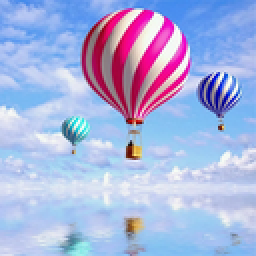
%> input picture assign2_matlab/qiqiu.png, 128 x 128 px, shrunk from 512 x 512 before the run (shown 2 times larger)
$ octave --eval "csit5410_assign1('../assign2_matlab/qiqiu.png');"   (GNU Octave 9; MATLAB toolbox functions it lacks are replaced by stand-ins)
%> lines starting %> are read from the running program, lines starting %| are printed output that depends on the picture; in (x1, y1, x2, y2) boxes, pixels count from 0 and x2, y2 are one past the last pixel; in counts of white or black regions, pixels touching at a corner belong together; the program's own positions count from 1
### assign1_matlab/myprewittedge.m
% myprewittedge computes a binary edge image from the given image.
%
%   g = myprewittedge(Im,T,direction) computes the binary edge image from the
%   input image Im.
%
% The function myprewittedge, with the format g=myprewittedge(Im,T,direction),
% computes the binary edge image from the input image Im. This function takes
% an intensity image Im as its input, and returns a binary image g of the
% same size as Im (mxn), with 1's where the function finds edges in Im and 0's
% elsewhere. This function finds edges using the Prewitt approximation to the
% derivatives with the assumption that input image values outside the bounds
% are zero and all calculations are done using double-precision floating
% point. The function returns g with size mxn. The image g contains edges at
% those points where the absolute filter response is above or equal to the
% threshold T.
%
%       Input parameters:
%       Im = An intensity gray scale image.
%       T = Threshold for generating the binary output image. If you do not
%       specify T, or if T is empty ([ ]), myprewittedge(Im,[],direction)
%       chooses the value automatically according to the Algorithm 1 (refer
%       to the assignment descripton).
%       direction = A string for specifying whether to look for
%       'horizontal' edges, 'vertical' edges, positive 45 degree 'pos45'
%       edges, negative 45 degree 'neg45' edges or 'all' edges.
%
%   For ALL submitted files in this assignment,
%   you CANNOT use the following MATLAB functions:
%   edge, fspecial, imfilter, conv, conv2.
%

function g = myprewittedge(Im,T,direction)
[rows, cols] = size(Im);
g = zeros(rows, cols);
index = 6;
% determine which operator to use
if strcmp(direction, 'horizontal')
    index = 1;
elseif strcmp(direction, 'vertical')
    index = 2;
elseif strcmp(direction, 'pos45')
    index = 3;
elseif strcmp(direction, 'neg45')
    index = 4;
elseif strcmp(direction, 'all')
    index = 5;
end
% do the convolution
im = my_convolution(Im, index);
% if T = [], then compute the adaptive T value
if isempty(T)
    T = self_adapted_T(im);
end
% compare with threshold
for i = 2: rows - 1
    for j = 2: cols - 1
        if im(i, j) >= T
            g(i, j) = 255;
        end
    end
end
end

% use the algorithm to compute the self-adapted T
function res = self_adapted_T(im)
[rows, cols] = size(im);
max_value = -1;
min_value = 256;
for i = 2: rows - 1
    for j = 2: cols - 1
        temp = [max_value im(i, j)];
        max_value = max(temp);
        min_value = min(temp);
    end
end
res = (max_value + min_value) / 2;
rate = 1;
while rate >= 0.05
   g1_sum = 0;
   g1_tot_num = 0;
   g2_sum = 0;
   g2_tot_num = 0;
   for i = 2: rows - 1
       for j = 2: cols - 1
           if im(i, j) >= res
               g1_sum = g1_sum + im(i, j);
               g1_tot_num = g1_tot_num + 1;
           else
               g2_sum = g2_sum + im(i, j);
               g2_tot_num = g2_tot_num + 1;
           end
       end
   end
   m1 = g1_sum / g1_tot_num;
   m2 = g2_sum / g2_tot_num;
   last_res = res;
   res = 0.5 * (m1 + m2);
   rate = abs(res - last_res) / last_res;
end
end

% do the convolution
function res = my_convolution(Im, index)
% prewitt operators
p1 = [-1 -1 -1 0 0 0 1 1 1];
p2 = [-1 0 1 -1 0 1 -1 0 1];
p3 = [-1 -1 0 -1 0 1 0 1 1];
p4 = [0 1 1 -1 0 1 -1 -1 0];
[rows, cols] = size(Im);
res = zeros(rows, cols);
for i = 2: rows - 1
    for j = 2: cols - 1
        response = 0;
        if index == 1
            response = compute_response(Im, i, j, p1);
        elseif index == 2
            response = compute_response(Im, i, j, p2);
        elseif index == 3
            response = compute_response(Im, i, j, p3);
        elseif index == 4
            response = compute_response(Im, i, j, p4);
        elseif index == 5
            r1 = compute_response(Im, i, j, p1);
            r2 = compute_response(Im, i, j, p2);
            r3 = compute_response(Im, i, j, p3);
            r4 = compute_response(Im, i, j, p4);
            r = [r1 r2 r3 r4];
            response = max(r);
        end
        res(i, j) = response;
    end
end
end

% compute response
% [6 lines left out: function compute_response, not called in this run]

### assign1_matlab/mylineextraction.m
function [bp, ep] = mylineextraction(BW)
%   The function extracts the longest line segment from the given binary image
%       Input parameter:
%       BW = A binary image.
%
%       Output parameters:
%       [bp, ep] = beginning and end points of the longest line found
%       in the image.
%
%   You may need the following predefined MATLAB functions: hough,
%   houghpeaks, houghlines.

PEAK_NUM = 8;
% do hough transform
[hspace, angles, dists] = hough(BW);
% choose top PEAK_NUM peaks
peaks = houghpeaks(hspace, PEAK_NUM);
% find the start point and end point of each line
lines = houghlines(BW, angles, dists, peaks);

% find the longest line
max_len = 0;
for i = 1: length(lines)
    p1 = lines(i).point1;
    p2 = lines(i).point2;
    len = (p1(1) - p2(1))^2 + (p1(2) - p2(2))^2;
    if len > max_len
        bp = p1;
        ep = p2;
        max_len = len;
    end
end
end

### assign1_matlab/csit5410_assign1.m
% CSIT5410_ASSIGN1.m contains the main routine for CSIT5410 assignment 1.
%
%   CSIT5410_ASSIGN1(FILENAME) takes a gray scale image with filename FILENAME.
%   This routine completes the following tasks:
%
%   TASK 1: An image specified by FILENAME is read and displayed.
%   TASK 2: The corresponding binary edge image with a given threshold T is
%           computed and displayed.
%   TASK 3: The corresponding binary edge image with the automatic threshold
%           is computed and displayed.
%   TASK 4:  Longest line segment extraction based on Hough transform.
%   TASK 5: Image Alignment using SIFT.
%
%   REMINDER: Please feel free to modify this file to meet the requirement of the assignment.
%
function csit5410_assign1(FILENAME)
%> called with FILENAME = '../assign2_matlab/qiqiu.png'

%
% TASK 1
%
% Read the image.
disp('======================= TASK 1 ==========================')
Im = im2double(imread(FILENAME));
% Show the image in a new window.
figure('Name', 'Task 1'), imshow(Im);
% save the image
imwrite(Im, '01original.jpg');
disp('*** Task 1 result has been saved as 01original.jpg ***')
disp('Original image is read and displayed successfully.');


%
% TASK 2
%
% Generate the corresponding binary edge image of the given image Im.
disp('======================= TASK 2 ==========================')
T = double(max(max(Im)))*0.2;
%> T = [0.2 0.2 0.2]
direction = 'all';
g = myprewittedge(Im,T,direction);
%> after the loop in my_convolution, `for i = 2: rows - 1`:
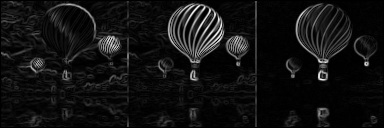
%> res: size 128x384 double; min 0, max 2.98, mean 0.214; drawn with min black and max white
%> after the loop in my_convolution, `for i = 2: rows - 1`: r = [0.0275 0.0157 0.00784 0.0275]; r1 = 0.0275; r2 = 0.0157; r3 = 0.00784; r4 = 0.0275
%> after the loop in myprewittedge, `for i = 2: rows - 1`:
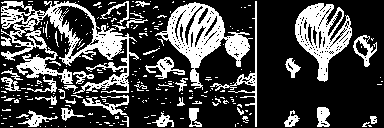
%> g: size 128x384 double; 27.6% white; 251 white regions (208 under 20 px), largest, box (x1, y1, x2, y2) and area: (1, 1, 139, 94) 3992, (155, 2, 253, 90) 2815, (295, 3, 352, 82) 2060
% Show the image in a new window.
figure('Name', 'Task 2'), imshow(g);
% save as an uint8 file
imwrite(uint8(g), '02binary1.jpg');
disp('*** Task 2 result has been saved as 02binary1.jpg ***')
disp('The corresponding binary edge image is computed and displayed successfully.');


%
% TASK 3
% Generate the corresponding binary edge image of the given image Im
% without specifying the threshold
disp('======================= TASK 3 ==========================')
direction = 'all';
f = myprewittedge(Im,[],direction);
%> call 2 of myprewittedge, with T = [], direction = 'all'
%> in self_adapted_T, `res = (max_value + min_value) / 2;`: res = 1.51
%> the loop in self_adapted_T, `while rate >= 0.05` made 4 passes
%> (m1, m2, last_res, res, rate) on passes 1 to 4: (1.93, 0.182, 1.51, 1.06, 0.298), (1.61, 0.159, 1.06, 0.882, 0.165), (1.46, 0.148, 0.882, 0.802, 0.0907), (1.38, 0.143, 0.802, 0.762, 0.0494)
%> in myprewittedge (call 2), `T = self_adapted_T(im);`: T = 0.762
%> after the loop in myprewittedge (call 2), `for i = 2: rows - 1`:
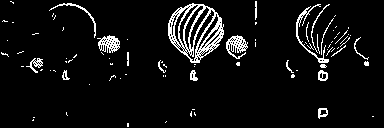
%> g: size 128x384 double; 6.4% white in thin lines or dots
% Show the image in a new window.
figure('Name', 'Task 3'), imshow(f);
% save as an uint8 file
imwrite(uint8(f), '03binary2.jpg')
disp('*** Task 3 result has been saved as 03binary2.jpg ***')
disp('The corresponding binary edge image is computed and displayed successfully.');

% TASK 4
% Find the longest line segment based on Hough transform.
disp('======================= TASK 4 ==========================')
figure('Name', 'Task 4'); imshow(Im, [min(min(Im)) max(max(Im))]), hold on
[x, y] = mylineextraction(f);
%> in mylineextraction, `[hspace, angles, dists] = hough(BW);`:
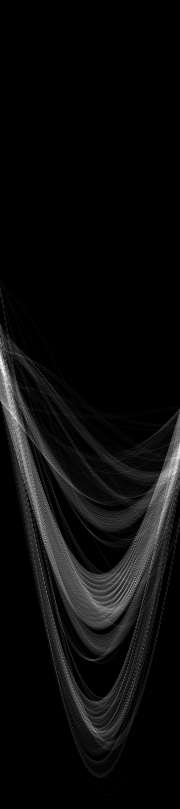
%> hspace: size 809x180 double; min 0, max 83, mean 3.9; drawn with min black and max white
%> in mylineextraction, `[hspace, angles, dists] = hough(BW);`: angles = 180 values from -90 to 89; dists = 809 values from -404 to 404
%> in mylineextraction, `peaks = houghpeaks(hspace, PEAK_NUM);`: peaks = [372 4; 361 1; 458 178; 473 175; 413 12; 419 16; 385 7; 475 170]
%> in mylineextraction, `lines = houghlines(BW, angles, dists, peaks);`: lines = 10 lines; longest, point1 to point2 (x, y): (172, 43) to (256, 47), (174, 45) to (256, 45), (170, 39) to (248, 47), (169, 25) to (245, 40), (169, 32) to (243, 51), (248, 43) to (180, 51)
%> the loop in mylineextraction, `for i = 1: length(lines)` made 10 passes
%> (len, bp, ep, max_len) on pass 1: (7072, [172 43], [256 47], 7072)
%> (p1, p2, len) on passes 2 to 7: ([307 50], [358 53], 2610), ([174 45], [256 45], 6724), ([302 45], [356 45], 2916), ([346 33], [299 38], 2234), ([248 43], [180 51], 4688), ([169 25], [245 40], 6001)
%> x = [172 43]; y = [256 47]
% Plot the line in the image

plot([x(1) y(1)], [x(2) y(2)],'LineWidth',2,'Color','blue');
plot(x(1),x(2),'x','LineWidth',2,'Color','red');
plot(y(1),y(2),'x','LineWidth',2,'Color','red');
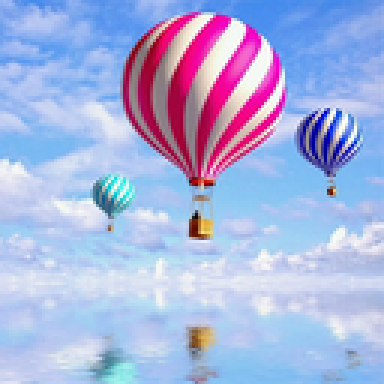
%> figure redrawn from the program's plot data; shown 3 times larger
hold off
disp('*** Task 4 result has been saved as 04longestline.jpg ***')
saveas(gcf, '04longestline.jpg')
%
% TASK 5
%
% Find the image which matches image I best.
disp('======================= TASK 5 ==========================')
%> (the run ends here)
